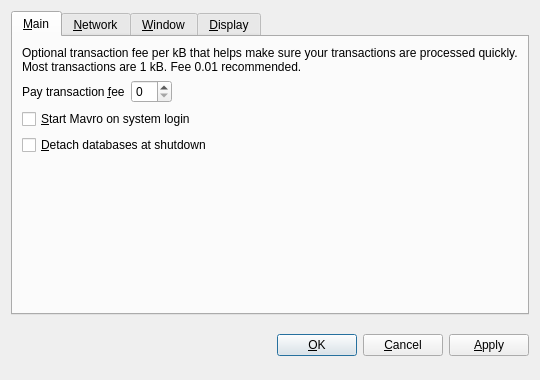
<?xml version="1.0" encoding="UTF-8"?>
<ui version="4.0">
 <class>OptionsDialog</class>
 <widget class="QDialog" name="OptionsDialog">
  <property name="geometry">
   <rect>
    <x>0</x>
    <y>0</y>
    <width>540</width>
    <height>380</height>
   </rect>
  </property>
  <property name="windowTitle">
   <string>Options</string>
  </property>
  <property name="modal">
   <bool>true</bool>
  </property>
  <layout class="QVBoxLayout" name="verticalLayout">
   <item>
    <widget class="QTabWidget" name="tabWidget">
     <property name="tabPosition">
      <enum>QTabWidget::North</enum>
     </property>
     <property name="currentIndex">
      <number>0</number>
     </property>
     <widget class="QWidget" name="tabMain">
      <attribute name="title">
       <string>&amp;Main</string>
      </attribute>
      <layout class="QVBoxLayout" name="verticalLayout_Main">
       <item>
        <widget class="QLabel" name="transactionFeeInfoLabel">
         <property name="text">
          <string>Optional transaction fee per kB that helps make sure your transactions are processed quickly. Most transactions are 1 kB. Fee 0.01 recommended.</string>
         </property>
         <property name="textFormat">
          <enum>Qt::PlainText</enum>
         </property>
         <property name="wordWrap">
          <bool>true</bool>
         </property>
        </widget>
       </item>
       <item>
        <layout class="QHBoxLayout" name="horizontalLayout_Main">
         <item>
          <widget class="QLabel" name="transactionFeeLabel">
           <property name="text">
            <string>Pay transaction &amp;fee</string>
           </property>
           <property name="textFormat">
            <enum>Qt::PlainText</enum>
           </property>
           <property name="buddy">
            <cstring>transactionFee</cstring>
           </property>
          </widget>
         </item>
         <item>
          <widget class="BitcoinAmountField" name="transactionFee"/>
         </item>
         <item>
          <spacer name="horizontalSpacer_Main">
           <property name="orientation">
            <enum>Qt::Horizontal</enum>
           </property>
           <property name="sizeHint" stdset="0">
            <size>
             <width>40</width>
             <height>20</height>
            </size>
           </property>
          </spacer>
         </item>
        </layout>
       </item>
       <item>
        <widget class="QCheckBox" name="bitcoinAtStartup">
         <property name="toolTip">
          <string>Automatically start Mavro after logging in to the system.</string>
         </property>
         <property name="text">
          <string>&amp;Start Mavro on system login</string>
         </property>
        </widget>
       </item>
       <item>
        <widget class="QCheckBox" name="detachDatabases">
         <property name="toolTip">
          <string>Detach block and address databases at shutdown. This means they can be moved to another data directory, but it slows down shutdown. The wallet is always detached.</string>
         </property>
         <property name="text">
          <string>&amp;Detach databases at shutdown</string>
         </property>
        </widget>
       </item>
       <item>
        <spacer name="verticalSpacer_Main">
         <property name="orientation">
          <enum>Qt::Vertical</enum>
         </property>
         <property name="sizeHint" stdset="0">
          <size>
           <width>20</width>
           <height>40</height>
          </size>
         </property>
        </spacer>
       </item>
      </layout>
     </widget>
     <widget class="QWidget" name="tabNetwork">
      <attribute name="title">
       <string>&amp;Network</string>
      </attribute>
      <layout class="QVBoxLayout" name="verticalLayout_Network">
       <item>
        <widget class="QCheckBox" name="mapPortUpnp">
         <property name="toolTip">
          <string>Automatically open the Mavro client port on the router. This only works when your router supports UPnP and it is enabled.</string>
         </property>
         <property name="text">
          <string>Map port using &amp;UPnP</string>
         </property>
        </widget>
       </item>
       <item>
        <widget class="QCheckBox" name="connectSocks">
         <property name="toolTip">
          <string>Connect to the Mavro network through a SOCKS proxy (e.g. when connecting through Tor).</string>
         </property>
         <property name="text">
          <string>&amp;Connect through SOCKS proxy:</string>
         </property>
        </widget>
       </item>
       <item>
        <layout class="QHBoxLayout" name="horizontalLayout_Network">
         <item>
          <widget class="QLabel" name="proxyIpLabel">
           <property name="text">
            <string>Proxy &amp;IP:</string>
           </property>
           <property name="textFormat">
            <enum>Qt::PlainText</enum>
           </property>
           <property name="buddy">
            <cstring>proxyIp</cstring>
           </property>
          </widget>
         </item>
         <item>
          <widget class="QValidatedLineEdit" name="proxyIp">
           <property name="maximumSize">
            <size>
             <width>140</width>
             <height>16777215</height>
            </size>
           </property>
           <property name="toolTip">
            <string>IP address of the proxy (e.g. 127.0.0.1)</string>
           </property>
          </widget>
         </item>
         <item>
          <widget class="QLabel" name="proxyPortLabel">
           <property name="text">
            <string>&amp;Port:</string>
           </property>
           <property name="textFormat">
            <enum>Qt::PlainText</enum>
           </property>
           <property name="buddy">
            <cstring>proxyPort</cstring>
           </property>
          </widget>
         </item>
         <item>
          <widget class="QLineEdit" name="proxyPort">
           <property name="maximumSize">
            <size>
             <width>55</width>
             <height>16777215</height>
            </size>
           </property>
           <property name="toolTip">
            <string>Port of the proxy (e.g. 9050)</string>
           </property>
          </widget>
         </item>
         <item>
          <widget class="QLabel" name="socksVersionLabel">
           <property name="text">
            <string>SOCKS &amp;Version:</string>
           </property>
           <property name="textFormat">
            <enum>Qt::PlainText</enum>
           </property>
           <property name="buddy">
            <cstring>socksVersion</cstring>
           </property>
          </widget>
         </item>
         <item>
          <widget class="QValueComboBox" name="socksVersion">
           <property name="toolTip">
            <string>SOCKS version of the proxy (e.g. 5)</string>
           </property>
          </widget>
         </item>
         <item>
          <spacer name="horizontalSpacer_Network">
           <property name="orientation">
            <enum>Qt::Horizontal</enum>
           </property>
           <property name="sizeHint" stdset="0">
            <size>
             <width>40</width>
             <height>20</height>
            </size>
           </property>
          </spacer>
         </item>
        </layout>
       </item>
       <item>
        <spacer name="verticalSpacer_Network">
         <property name="orientation">
          <enum>Qt::Vertical</enum>
         </property>
         <property name="sizeHint" stdset="0">
          <size>
           <width>20</width>
           <height>40</height>
          </size>
         </property>
        </spacer>
       </item>
      </layout>
     </widget>
     <widget class="QWidget" name="tabWindow">
      <attribute name="title">
       <string>&amp;Window</string>
      </attribute>
      <layout class="QVBoxLayout" name="verticalLayout_Window">
       <item>
        <widget class="QCheckBox" name="minimizeToTray">
         <property name="toolTip">
          <string>Show only a tray icon after minimizing the window.</string>
         </property>
         <property name="text">
          <string>&amp;Minimize to the tray instead of the taskbar</string>
         </property>
        </widget>
       </item>
       <item>
        <widget class="QCheckBox" name="minimizeOnClose">
         <property name="toolTip">
          <string>Minimize instead of exit the application when the window is closed. When this option is enabled, the application will be closed only after selecting Quit in the menu.</string>
         </property>
         <property name="text">
          <string>M&amp;inimize on close</string>
         </property>
        </widget>
       </item>
       <item>
        <spacer name="verticalSpacer_Window">
         <property name="orientation">
          <enum>Qt::Vertical</enum>
         </property>
         <property name="sizeHint" stdset="0">
          <size>
           <width>20</width>
           <height>40</height>
          </size>
         </property>
        </spacer>
       </item>
      </layout>
     </widget>
     <widget class="QWidget" name="tabDisplay">
      <attribute name="title">
       <string>&amp;Display</string>
      </attribute>
      <layout class="QVBoxLayout" name="verticalLayout_Display">
       <item>
        <layout class="QHBoxLayout" name="horizontalLayout_1_Display">
         <item>
          <widget class="QLabel" name="langLabel">
           <property name="text">
            <string>User Interface &amp;language:</string>
           </property>
           <property name="textFormat">
            <enum>Qt::PlainText</enum>
           </property>
           <property name="buddy">
            <cstring>lang</cstring>
           </property>
          </widget>
         </item>
         <item>
          <widget class="QValueComboBox" name="lang">
           <property name="toolTip">
            <string>The user interface language can be set here. This setting will take effect after restarting Mavro.</string>
           </property>
          </widget>
         </item>
        </layout>
       </item>
       <item>
        <layout class="QHBoxLayout" name="horizontalLayout_2_Display">
         <item>
          <widget class="QLabel" name="unitLabel">
           <property name="text">
            <string>&amp;Unit to show amounts in:</string>
           </property>
           <property name="textFormat">
            <enum>Qt::PlainText</enum>
           </property>
           <property name="buddy">
            <cstring>unit</cstring>
           </property>
          </widget>
         </item>
         <item>
          <widget class="QValueComboBox" name="unit">
           <property name="toolTip">
            <string>Choose the default subdivision unit to show in the interface and when sending coins.</string>
           </property>
          </widget>
         </item>
        </layout>
       </item>
       <item>
        <widget class="QCheckBox" name="displayAddresses">
         <property name="toolTip">
          <string>Whether to show Mavro addresses in the transaction list or not.</string>
         </property>
         <property name="text">
          <string>&amp;Display addresses in transaction list</string>
         </property>
        </widget>
       </item>
       <item>
        <spacer name="verticalSpacer_Display">
         <property name="orientation">
          <enum>Qt::Vertical</enum>
         </property>
         <property name="sizeHint" stdset="0">
          <size>
           <width>20</width>
           <height>40</height>
          </size>
         </property>
        </spacer>
       </item>
      </layout>
     </widget>
    </widget>
   </item>
   <item>
    <layout class="QHBoxLayout" name="horizontalLayout_Buttons">
     <item>
      <spacer name="horizontalSpacer_1">
       <property name="orientation">
        <enum>Qt::Horizontal</enum>
       </property>
       <property name="sizeHint" stdset="0">
        <size>
         <width>40</width>
         <height>48</height>
        </size>
       </property>
      </spacer>
     </item>
     <item>
      <widget class="QLabel" name="statusLabel">
       <property name="font">
        <font>
         <weight>75</weight>
         <bold>true</bold>
        </font>
       </property>
       <property name="text">
        <string/>
       </property>
       <property name="textFormat">
        <enum>Qt::PlainText</enum>
       </property>
       <property name="wordWrap">
        <bool>true</bool>
       </property>
      </widget>
     </item>
     <item>
      <spacer name="horizontalSpacer_2">
       <property name="orientation">
        <enum>Qt::Horizontal</enum>
       </property>
       <property name="sizeHint" stdset="0">
        <size>
         <width>40</width>
         <height>48</height>
        </size>
       </property>
      </spacer>
     </item>
     <item>
      <widget class="QPushButton" name="okButton">
       <property name="text">
        <string>&amp;OK</string>
       </property>
      </widget>
     </item>
     <item>
      <widget class="QPushButton" name="cancelButton">
       <property name="text">
        <string>&amp;Cancel</string>
       </property>
       <property name="autoDefault">
        <bool>false</bool>
       </property>
      </widget>
     </item>
     <item>
      <widget class="QPushButton" name="applyButton">
       <property name="text">
        <string>&amp;Apply</string>
       </property>
       <property name="autoDefault">
        <bool>false</bool>
       </property>
      </widget>
     </item>
    </layout>
   </item>
  </layout>
 </widget>
 <customwidgets>
  <customwidget>
   <class>BitcoinAmountField</class>
   <extends>QSpinBox</extends>
   <header>bitcoinamountfield.h</header>
  </customwidget>
  <customwidget>
   <class>QValueComboBox</class>
   <extends>QComboBox</extends>
   <header>qvaluecombobox.h</header>
  </customwidget>
  <customwidget>
   <class>QValidatedLineEdit</class>
   <extends>QLineEdit</extends>
   <header>qvalidatedlineedit.h</header>
  </customwidget>
 </customwidgets>
 <resources/>
 <connections/>
</ui>
